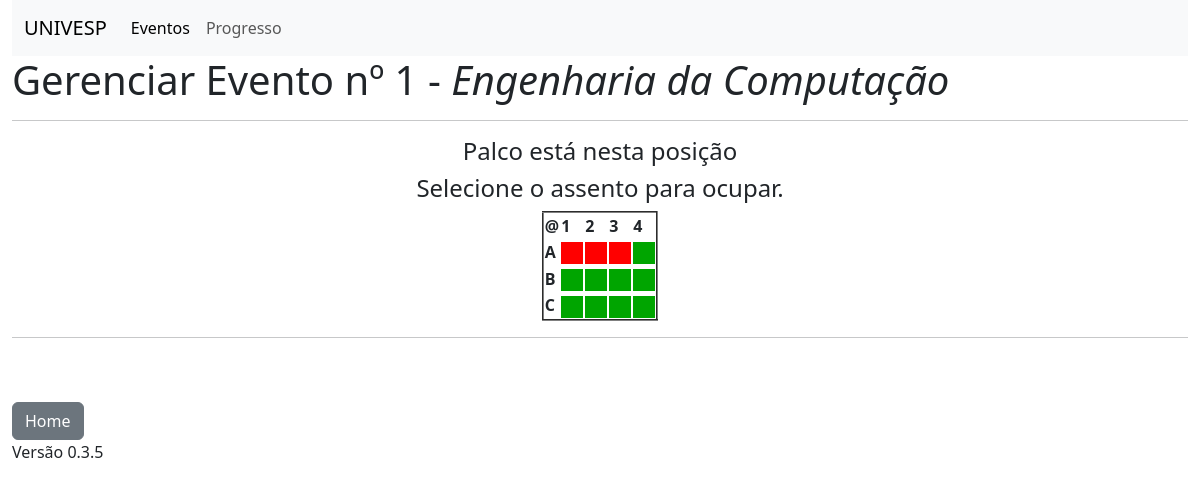
The page /evento/1 on the database as committed earlier.
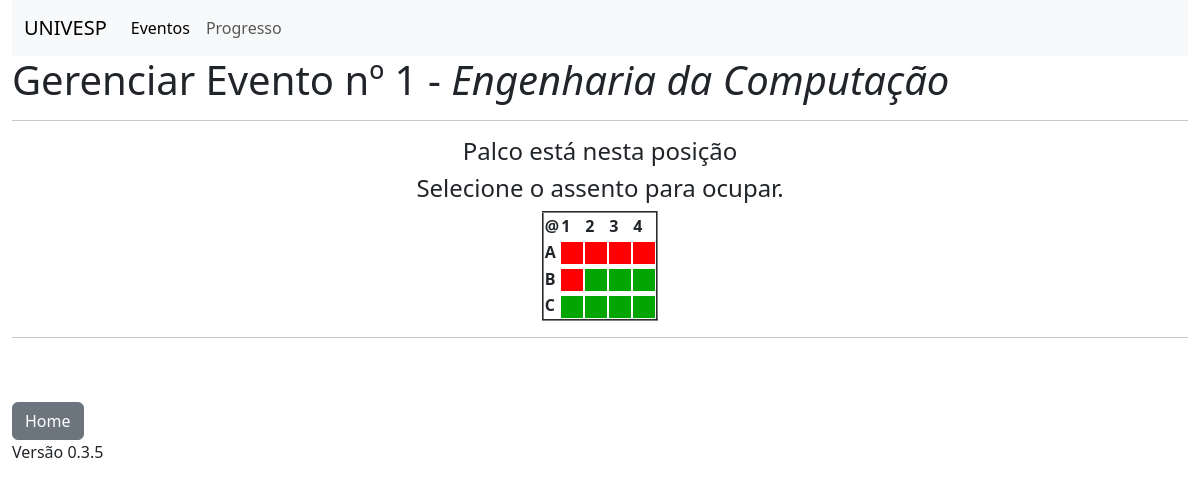
The same page on the database as committed later.
### models.py (models this page shows, shortened)
class Evento(db.Model):
    __tablename__ = 'eventos'
    id = db.Column(db.Integer, primary_key=True)
    nome = db.Column(db.String(100))
    descricao = db.Column(db.String(256))
    data = db.Column(db.String(10))
    hora_inicio = db.Column(db.String(5))
    lotacao = db.Column(db.Integer)
    arrecadacao = db.Column(db.Float)
    assentos = db.relationship('Assento', back_populates='evento', cascade="all, delete")
    usuario_id = db.Column(db.Integer, db.ForeignKey('usuarios.id'))
    usuario = db.relationship('Usuario', back_populates='eventos')
    clientes = db.relationship('Cliente',
                               secondary=Cliente_Evento.__table__,
                               back_populates='eventos')

class Assento(db.Model):
    __tablename__='assentos'
    id = db.Column(db.Integer, primary_key=True)
    fileira = db.Column(db.String(1))
    numero = db.Column(db.Integer)
    livre = db.Column(db.Boolean)
    preco = db.Column(db.Float)
    evento_id = db.Column(db.Integer, db.ForeignKey('eventos.id'))
    evento = db.relationship('Evento', back_populates='assentos')

### routes.py (the view)
@app.route('/evento/<int:id>')
def evento(id):
    evento = Evento.query.get(id)
    assentos = Assento.query.filter_by(evento_id=evento.id).all()
    if evento:
        return render_template('evento.html',
                               evento=evento,
                               fileira=dados.FILEIRA,
                               cadeiras=dados.CADEIRAS,
                               assentos=assentos
                            )

### templates/evento.html
{% extends 'base.html' %}
{% block conteudo %}
<h1>Gerenciar Evento nº {{evento.id}} - <i>{{evento.nome}}</i></h1>
<hr>
<h4 align="center">Palco está nesta posição</h4>
<div align="center">
<h4>Selecione o assento para ocupar.</h4>
<table border="2">
    <tr>
        <th>@</th>
        {% for col in range(cadeiras) %}
            <th>{{col+1}}</th>
        {% endfor %}
    </tr>
    {% for linha in fileira %}
        <tr>
            <th>
                {{linha}}
            </th>
        {% for coluna in range(cadeiras) %}
            <td>
            {% for assento in assentos %}
                {% if assento.fileira == linha and assento.numero == coluna+1 %}
                    {% if assento.livre %}
                        <a href="/assento/{{linha}}/{{coluna+1}}/{{evento.id}}">
                            <img width="22" height="22" src="{{ url_for('static', filename='imagens/verde.png')}}">
                        </a>
                    {% else %}
                        <a href="/assento/{{linha}}/{{coluna+1}}/{{evento.id}}">
                            <img width="22" height="22" src="{{ url_for('static', filename='imagens/vermelho.png')}}">
                        </a>
                    {% endif %}
                {% endif %}
            {% endfor%}
            </td>
        {% endfor %}
        </tr>
    {% endfor %}
</table>
</div>
{% endblock %}

### templates/base.html (shortened to what this page needs)
<!doctype html>
<html lang="pt-br">
  <head>
    <link href="https://cdn.jsdelivr.net/npm/bootstrap@5.3.3/dist/css/bootstrap.min.css" rel="stylesheet">
  </head>
  <body>
    <div class="container-fluid">
    <nav class="navbar navbar-expand-lg bg-body-tertiary">
        <div class="container-fluid">
          <a class="navbar-brand" href="https://univesp.br/">UNIVESP</a>
          <div class="collapse navbar-collapse" id="navbarNavAltMarkup">
            <div class="navbar-nav">
              <a class="nav-link active" aria-current="page" href="/index">Eventos</a>
              <a class="nav-link" href="/progresso">Progresso</a>
            </div>
          </div>
        </div>
      </nav>
    {% block conteudo %}
    {% endblock %}
    <hr>
    <br><br>
    <a class="btn btn-secondary" href="/index" role="button">Home</a>
    <br>
    <footer>Versão 0.3.5</footer>
    </div>
  </body>
</html>

Rows that differ between the two databases and show on the page:
changed Assento (number 4 of 12 on the later page): livre True → False (drawn); livre: picture added; livre: picture removed
changed Assento (number 5 of 12 on the later page): livre True → False (drawn); livre: picture added; livre: picture removed
